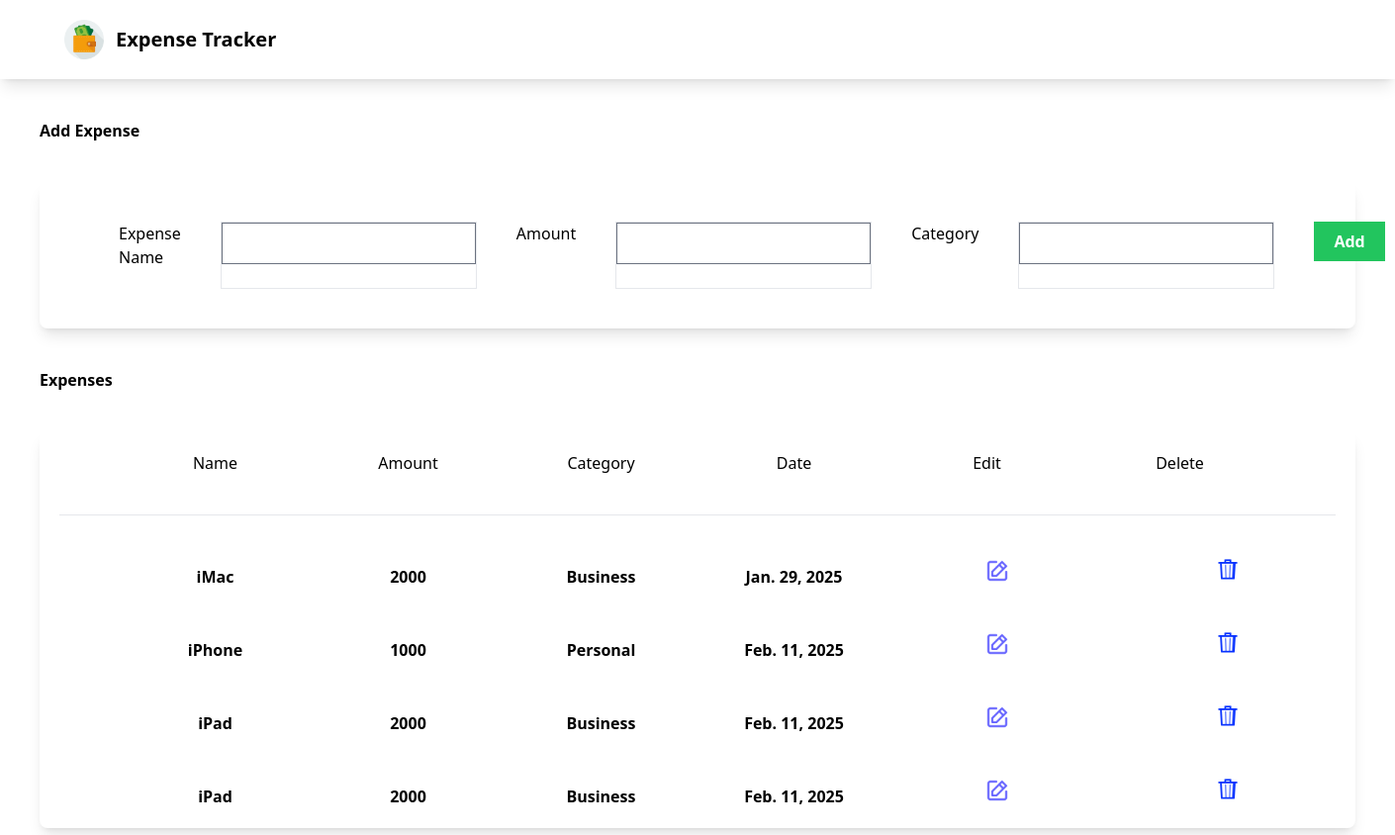
Before: / with the older database file.
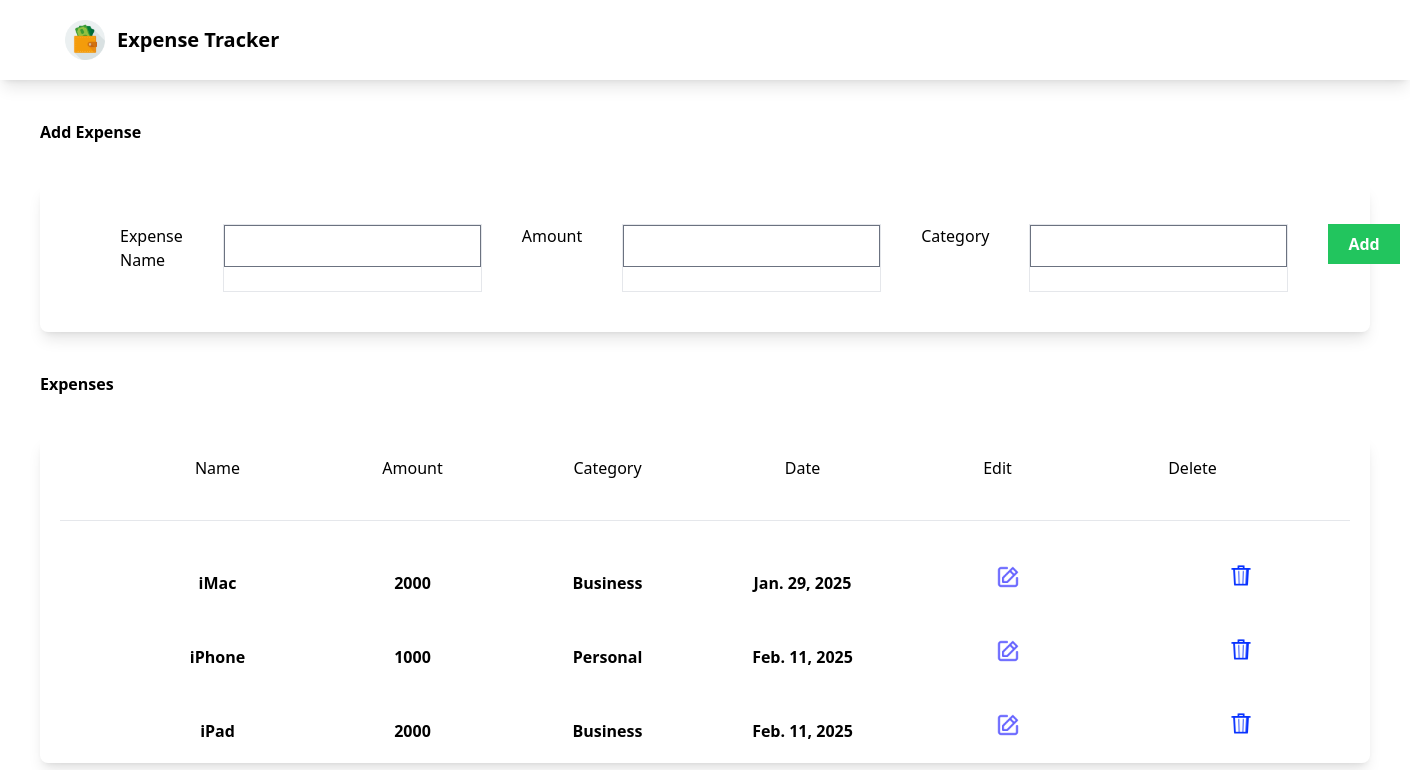
After: the same page with the newer database file.
### myapp/models.py (models this page shows, shortened)
class Expense(models.Model):
    name = models.CharField(max_length=100)
    amount = models.IntegerField()
    category = models.CharField(max_length=50)
    date = models.DateField(auto_now=True)

### myapp/views.py (the view)
# urls.py: path('',views.index, name="index"),
def index(request):
    if request.method == "POST":
        expense = ExpenseForm(request.POST)
        if expense.is_valid():
            expense.save()
    expenses = Expense.objects.all()
    expense_form = ExpenseForm()
    return render(request,'myapp/index.html',{'expense_form':expense_form,'expenses':expenses})

### myapp/forms.py
class ExpenseForm(ModelForm):
    class Meta:
        model = Expense
        fields = ('name','amount','category')

### myapp/templates/myapp/index.html (shortened to what this page needs)
{% extends "myapp/base.html" %}
{% load static %}
{% block body %}
<div class="m-10 font-bold"> Add Expense</div>
<form class="shadow-lg m-10 rounded-lg" method="post">
        <div class="form-container px-10 py-10 flex">
            <div class="mb-5 mx-10">
            <label>Expense Name</label>
            </div>
            <div class="border">
                {{expense_form.name}}
            </div>
            <div class="mb-5 mx-10">
                <label>Amount</label>
            </div>
            <div class="border">
                {{expense_form.amount}}
            </div>
            <div class="mb-5 mx-10">
                <label>Category</label>
            </div>
            <div class="border">
                {{expense_form.category}}
            </div>
        <div class="mx-10 mx-10">
        <button class="bg-green-500 px-5 py-2 text-white font-bold">Add</button>
        </div>
    </div>
</form>
<div class="m-10 font-bold">Expenses</div>
<div class="shadow-lg m-10 rounded-lg">
    <div class="expense-header flex flex-wrap px-20 py-5 space-x-40">
        <span>Name</span>
        <span>Amount</span>
        <span>Category</span>
        <span>Date</span>
        <span>Edit</span>
        <span>Delete</span>
    </div>
    <hr class="m-5">
    {% for expense in expenses  %}
    <div class="expense-row flex flex-wrap px-20 py-5 space-x-40">
      <span class="font-bold">{{expense.name}}</span>
      <span class="font-bold">{{expense.amount}}</span>
      <span class="font-bold">{{expense.category}}</span>
      <span class="font-bold">{{expense.date}}</span>
      <span class="pl-24"><a href="{% url 'edit' expense.id %}">
        <img class="h-6" src="{% static 'myapp/images/edit_icon.png' %}" alt="">
      </a></span>
      <span class="pl-24">
        <form method="post" action="{% url 'delete' expense.id %}">
            <button type="submit" name="delete">
               <img class="h-7" src="{% static 'myapp/images/delete_icon.png'%}"
            </button>
        </form>
      </span>
    </div>
    {% endfor %}
</div>
{% endblock body %}

### myapp/templates/myapp/base.html (shortened to what this page needs)
{% load static %}
{% load static tailwind_tags %}
<!DOCTYPE html>
<html lang="en">
<head>
    <link rel="stylesheet" href="{% static 'myapp/style.css'%}"><link>
    {% tailwind_css %}
</head>
<body>
    <nav class="shadow-lg p-5">
    <div class="container flex flex-wrap justify-between items-center mx-auto">
        <a href="#" class="flex">
         <img class="h-10 mr-3" src="{% static 'myapp/images/wallet_icon.png'%}" alt="">
         <span class="self-center text-xl font-semibold">Expense Tracker</span>
        </a>
    </div>
    </nav>
    {% block body %}
    {% endblock body%}
</body>
</html>

### myapp/static/myapp/style.css (style rules this page uses)
div.expense-header, div.expense-row { display: table; width: 100%; table-layout: fixed; }
div.expense-header span, div.expense-row span { display: table-cell; text-align: center; }

Changed rows visible on the page:
removed Expense: name "iPad", amount "2000", category "Business", date "Feb. 11, 2025"
